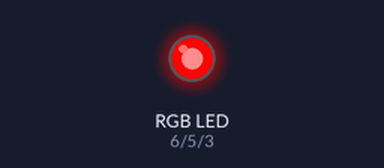
Bench run of a sketch on a simulated Arduino Uno, built with avr-gcc and run on an emulated ATmega328P. Parts: an RGB LED mixed from three pins (HIGH = lit). Dim RGB values are drawn brighter than linear.

Above: at 0.05 s.
At 0.9 s:
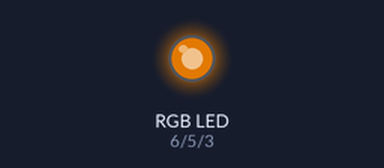
At 1.8 s:
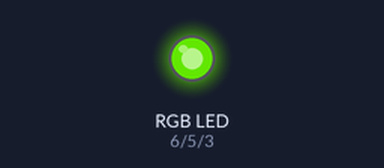
At 3.6 s:
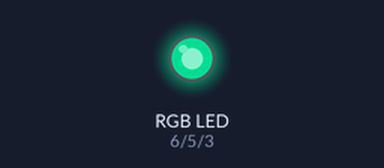
At 5.4 s:
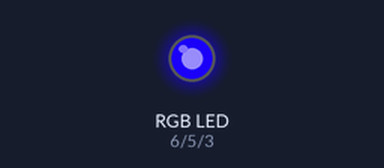
At 7.2 s:
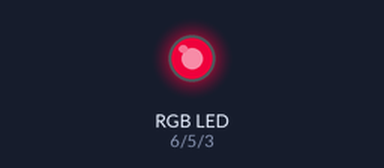
Timing chart, 0 to 10.0 s (numbered marks = the images above):
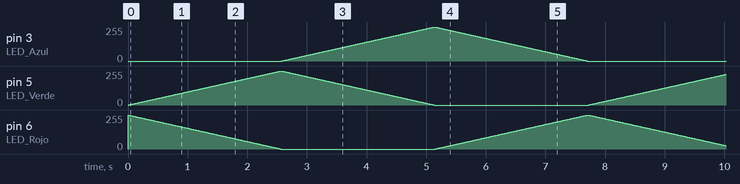

The sketch:

LED_RGB.ino
```cpp
int LED_Rojo =6;
int LED_Verde=5;
int LED_Azul=3;
void setup() {
pinMode(LED_Rojo,OUTPUT);//
pinMode(LED_Verde,OUTPUT);
pinMode(LED_Azul,OUTPUT);
}

void loop() {

  // Recorrido con pasos pequeños = degradado suave
  for (int h = 0; h < 768; h++) {
    ruedaColor(h);
    delay(10);   // baja a 5 si quieres aún más fluidez
  }

}
// Funcion tipo rueda de color (hue -> RGB)
void ruedaColor(int hue) {

  hue = hue % 768; // Recorrido completo

  int r, g, b;

  if (hue < 256) {          // Rojo -> Verde
    r = 255 - hue;
    g = hue;
    b = 0;
  }
  else if (hue < 512) {     // Verde -> Azul
    hue -= 256;
    r = 0;
    g = 255 - hue;
    b = hue;
  }
  else {                    // Azul -> Rojo
    hue -= 512;
    r = hue;
    g = 0;
    b = 255 - hue;
  }

  analogWrite(LED_Rojo,  r);
  analogWrite(LED_Verde, g);
  analogWrite(LED_Azul,  b);
}
```
